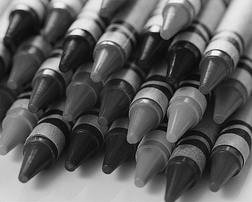
#> input picture photoDemosaic/images/crayons.bmp, 252 x 202 px, shrunk from 600 x 480 before the run
$ jupyter execute --allow-errors MP0.ipynb   (shell and % lines are left out)   (older library calls are emulated)
#> lines starting #> are read from the running program, lines starting #| are printed output that depends on the picture; long printed decimals are rounded
# MP0 : Image Demosaicing

Welcome to CS 543! This assignment is a warm-up assignment to get you back up working from the winter break! We will try to provide you an iPython Notebook (like this) for all the future assignments! The notebook will provide you some further instructions(implementation related mainly), in addition to the ones provided on class webpage.

### Import statements

The following cell is only for import statements. You can use any of the 3 : cv2, matplotlib or skimage for image i/o and other functions. We will provide you the names of the relevant functions for each module. __{For convenience provided at the end of the class assignment webpage}__

[cell 1]
import numpy as np
from scipy.ndimage.filters import convolve
import cv2
import matplotlib.image as mpimg
import matplotlib.pyplot as plt
import skimage
import scipy

### Reading the Mosaic Image

[cell 2]
def read_image(IMG_NAME):
#> called with IMG_NAME = 'crayons.bmp'
    IMG_NAME = r'images/'+ IMG_NAME
    print(IMG_NAME)
    img = cv2.imread(IMG_NAME,0)
#> img is the input picture: shape (202, 252); min 0, max 255, mean 92.4
    return img
def read_source(IMG_NAME):
    IMG_NAME = r'images/'+ IMG_NAME
    print("reading from origin image: " + IMG_NAME)
    img = cv2.imread(IMG_NAME,1)
    img = cv2.cvtColor(img,cv2.COLOR_BGR2RGB)
    return img

def save_image(img,name):
    img = cv2.cvtColor(img,cv2.COLOR_BGR2RGB)
    cv2.imwrite("reconstructed_"+name+".bmp", img)
    print(name+" saved!")

def show_image(img):
    plt.imshow(img)
    plt.show()

def second_show(img):
    plt.imshow((img * 255).astype(np.uint8))
    plt.show()

[cell 3]
IMG_NAME = 'crayons.bmp'
mosaic_img = read_image(IMG_NAME)# YOUR CODE HERE

[cell 4]
print(mosaic_img.shape)
#| (202, 252)
show_image(mosaic_img)

### Linear Interpolation

[cell 5]
### HINT : You might want to use filters

[cell 6]
# kernel = np.array([[[1,0,1],[0,0,0],[1,0,1]],[[0,1,0],[1,0,1],[0,1,0]],[[1,0,1],[0,0,0],[1,0,1]]])/4
kernel_G = np.asarray(
    [[0, 1, 0],
     [1, 4, 1],
     [0, 1, 0]]) / 4

kernel_RB = np.asarray(
    [[1, 2, 1],
     [2, 4, 2],
     [1, 2, 1]]) / 4
# kernel_green = np.array([[0,1,0],[1,0,1],[0,1,0]])
# kernel_blue = np.array([[1,0,1],[0,0,0],[1,0,1]])

[cell 7]
### HINT : For writing your kernels you might want to see the RGB Pattern provided on the website

[cell 8]
### HINT : To improve your kernels, you might want to use the squared difference
###        between your solution image and the original image

[cell 9]
def get_solution_image(image):
    masks = dict((color, np.zeros(image.shape)) for color in 'RGB')
    masks['R'][0::2, 0::2] = 1
    masks['G'][0::2, 1::2] = 1
    masks['G'][1::2, 0::2] = 1
    masks['B'][1::2, 1::2] = 1

    for color in 'RGB':
        masks[color] = masks[color].astype(bool)

    R = convolve(image * masks['R'], kernel_RB, mode='constant', cval=0)
    G = convolve(image * masks['G'], kernel_G, mode='constant', cval=0)
    B = convolve(image * masks['B'], kernel_RB, mode='constant', cval=0)
    return np.stack([R, G, B],axis=2)
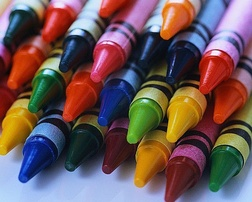
#> input picture photoDemosaic/images/crayons.jpg, 252 x 202 px, shrunk from 600 x 480 before the run
#> in read_source, img is the input picture: shape (202, 252, 3); mean B, G, R 87.5, 86.5, 109.2

[cell 10]
def compute_errors(soln_image, original_image):
    squre_diff = np.zeros((soln_image.shape[0], soln_image.shape[1]), dtype=np.float)
    soln_float = soln_image.astype(np.float64)
    origin_float = original_image.astype(np.float64)
    diff = np.square( np.absolute(np.subtract(soln_image,origin_float)) )
    diff = np.sum(diff, axis=2)
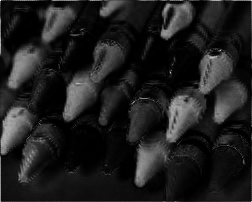
#> diff: shape (202, 252) float64; min 0, max 38762, mean 4762.9; drawn with min black and max white

    pp_err = np.sum(diff)/diff.size
#> pp_err = 4762.9
    max_err = diff.max()
#> max_err = 38762
    show_image(diff)
    # [13 lines of commented-out code are left out]

    '''
    Compute the Average and Maximum per-pixel error
    for the image.

    Also generate the map of pixel differences
    to visualize where the mistakes are made
    '''
    return pp_err, max_err

We provide you with 3 images to test if your solution works. Once it works, you should generate the solution for test image provided to you.

[cell 11]
mosaic_img = read_image('crayons.bmp')
soln_image = mosaic_img.copy()
soln_image = get_solution_image(mosaic_img)
show_image(soln_image)
save_image(soln_image, 'crayons')
original_image = read_source('crayons.jpg')
show_image(original_image)
# For sanity check display your solution image here
### YOUR CODE

[cell 12]
pp_err, max_err = compute_errors(soln_image, original_image)
#> pp_err = 4762.9; max_err = 38762
print("The average per-pixel error for crayons is: "+str(pp_err))
#| The average per-pixel error for crayons is: 4762.850
print("The maximum per-pixel error for crayons is: "+str(max_err))
#| The maximum per-pixel error for crayons is: 38762.0

[cell 13]
mosaic_img = read_image('iceberg.bmp')
#> call 3 of read_image, with IMG_NAME = 'iceberg.bmp'
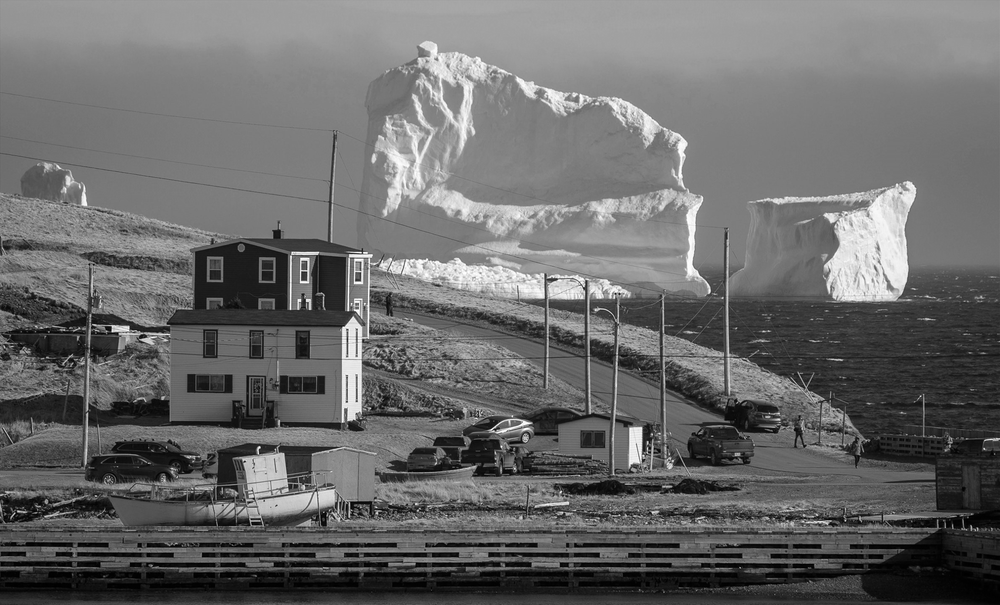
#> input picture photoDemosaic/images/iceberg.bmp, 1000 x 605 px, shrunk from 2382 x 1440 before the run
#> in read_image, img is the input picture: shape (605, 1000); min 0, max 255, mean 105.8
soln_image = get_solution_image(mosaic_img)
show_image(soln_image)
save_image(soln_image,'iceberg')
original_image = read_source('iceberg.jpg')
#> call 2 of read_source, with IMG_NAME = 'iceberg.jpg'
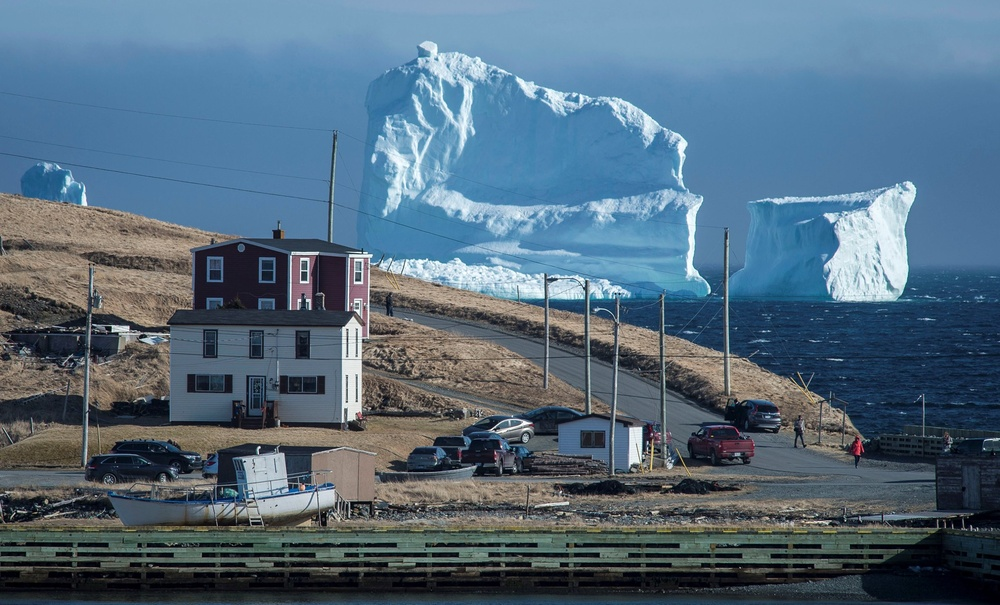
#> input picture photoDemosaic/images/iceberg.jpg, 1000 x 605 px, shrunk from 2382 x 1440 before the run
#> in read_source, img is the input picture: shape (605, 1000, 3); mean B, G, R 124.9, 107.1, 84.2
show_image(original_image)
# For sanity check display your solution image here
### YOUR CODE

[cell 14]
pp_err, max_err = compute_errors(soln_image, original_image)
#> in compute_errors (call 2), `diff = np.sum(diff, axis=2)`:
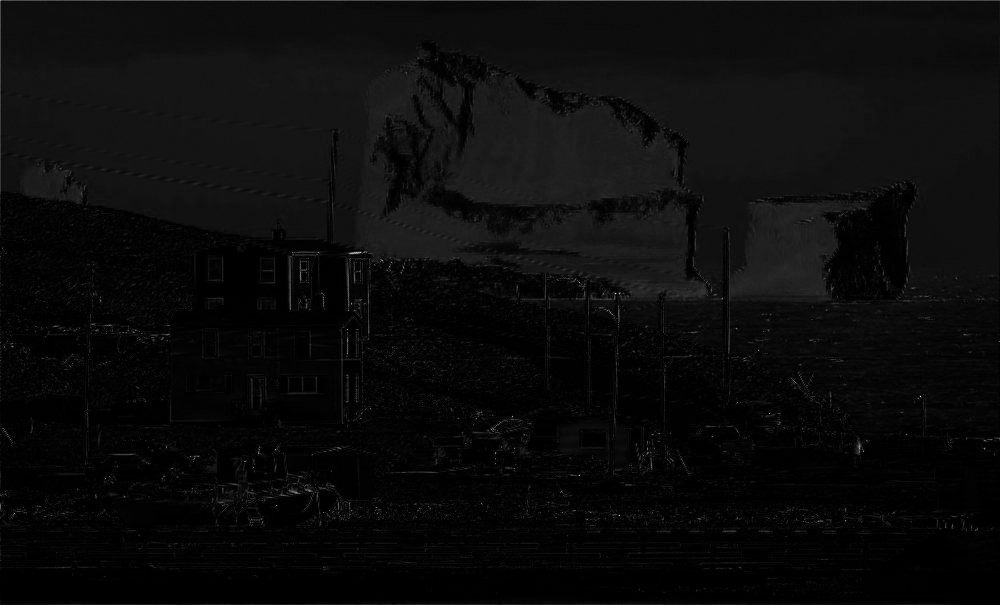
#> diff: shape (605, 1000) float64; min 0, max 47145, mean 2071.8; drawn with min black and max white
#> in compute_errors (call 2), `pp_err = np.sum(diff)/diff.size`: pp_err = 2071.8
#> in compute_errors (call 2), `max_err = diff.max()`: max_err = 47145
#> pp_err = 2071.8; max_err = 47145
print("The average per-pixel error for iceberg is: "+str(pp_err))
#| The average per-pixel error for iceberg is: 2071.753
print("The maximum per-pixel error for iceberg is: "+str(max_err))
#| The maximum per-pixel error for iceberg is: 47145.0

[cell 15]
mosaic_img = read_image('tony.bmp')
#> call 4 of read_image, with IMG_NAME = 'tony.bmp'
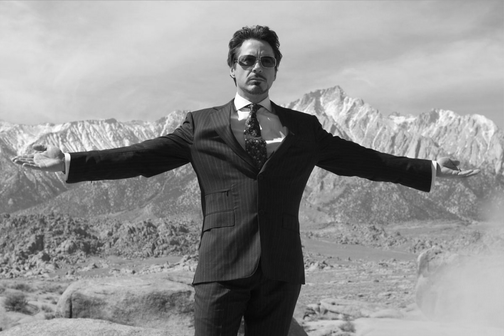
#> input picture photoDemosaic/images/tony.bmp, 504 x 336 px, shrunk from 1200 x 800 before the run
#> in read_image, img is the input picture: shape (336, 504); min 4, max 255, mean 146.1
soln_image = get_solution_image(mosaic_img)
show_image(soln_image)
save_image(soln_image,'tony')
original_image = read_source('tony.jpg')
#> call 3 of read_source, with IMG_NAME = 'tony.jpg'
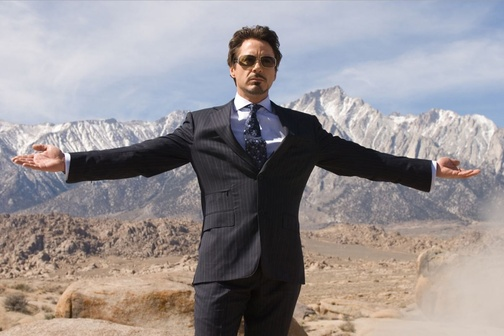
#> input picture photoDemosaic/images/tony.jpg, 504 x 336 px, shrunk from 1200 x 800 before the run
#> in read_source, img is the input picture: shape (336, 504, 3); mean B, G, R 146.1, 144.1, 150.1
show_image(original_image)
# For sanity check display your solution image here
### YOUR CODE

[cell 16]
pp_err, max_err = compute_errors(soln_image, original_image)
#> in compute_errors (call 3), `diff = np.sum(diff, axis=2)`:
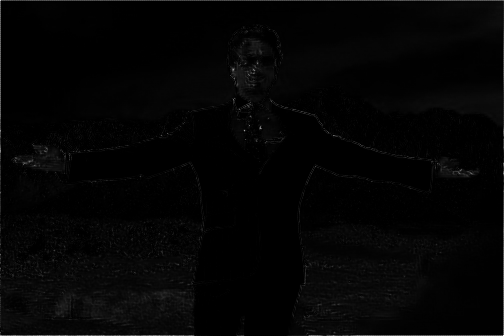
#> diff: shape (336, 504) float64; min 0, max 38041, mean 702.3; drawn with min black and max white
#> in compute_errors (call 3), `pp_err = np.sum(diff)/diff.size`: pp_err = 702.3
#> in compute_errors (call 3), `max_err = diff.max()`: max_err = 38041
#> pp_err = 702.3; max_err = 38041
print("The average per-pixel error for tony is: "+str(pp_err))
#| The average per-pixel error for tony is: 702.301
print("The maximum per-pixel error for tony is: "+str(max_err))
#| The maximum per-pixel error for tony is: 38041.0

[cell 17]
mosaic_img = read_image('hope.bmp')
#> (the rest of this cell did not finish here and is left out)

### Freeman's Method

For details of the freeman's method refer to the class assignment webpage.

__MAKE SURE YOU FINISH LINEAR INTERPOLATION BEFORE STARTING THIS PART!!!__

[cell 18]
def get_freeman_solution_image(mosaic_img):
    '''
    This function should return the freeman soln image.
    Feel free to write helper functions in the above cells
    as well as change the parameters of this function.

    HINT : Use the above get_solution_image function.
    '''
    ### YOUR CODE HERE ###
    ## BGR
    freeman_soln_image = get_solution_image(mosaic_img).astype(np.float64)
    R_sub_G = np.subtract(freeman_soln_image[:, :, 0], freeman_soln_image[:, :, 1])
    B_sub_G = np.subtract(freeman_soln_image[:, :, 2], freeman_soln_image[:, :, 1])
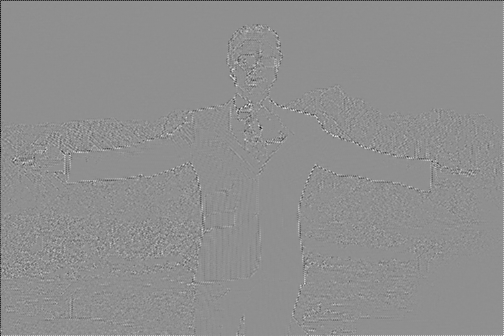
#> B_sub_G: shape (336, 504) float64; min -131, max 102, mean -0.3; drawn with min black and max white

    # print(R_sub_G)

    median_R_G = scipy.signal.medfilt2d(R_sub_G)
    median_B_G = scipy.signal.medfilt2d(B_sub_G)
    # print(median_R_G)

    freeman_soln_image[:, :, 0] = median_R_G + freeman_soln_image[:, :, 1]
    freeman_soln_image[:, :, 2] = median_B_G + freeman_soln_image[:, :, 1]


    return freeman_soln_image.astype(np.uint8)

[cell 19]
mosaic_img = read_image('tony.bmp')
soln_image = get_freeman_solution_image(mosaic_img)
show_image(soln_image)
save_image(soln_image,"freeman_tony")
original_image = read_source('tony.jpg')
show_image(original_image)
# For sanity check display your solution image here
### YOUR CODE

[cell 20]
pp_err, max_err = compute_errors(soln_image, original_image)
#> pp_err = 602.9; max_err = 65157
print("The average per-pixel error for tony is: "+str(pp_err))
#| The average per-pixel error for tony is: 602.866
print("The maximum per-pixel error for tony is: "+str(max_err))
#| The maximum per-pixel error for tony is: 65157.0

[cell 21]
### Feel free to play around with other images for Freeman's method above ###
mosaic_img = read_image('crayons.bmp')
soln_image = get_freeman_solution_image(mosaic_img)
#> in get_freeman_solution_image (call 2), `R_sub_G = np.subtract(freeman_soln_image[:, :, 0], freeman_soln_image[..`:
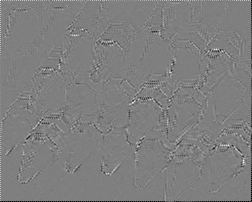
#> R_sub_G: shape (202, 252) float64; min -113, max 113, mean -0.4; drawn with min black and max white
show_image(soln_image)
save_image(soln_image,'freeman_crayons')
original_image = read_source('crayons.jpg')
show_image(original_image)
pp_err, max_err = compute_errors(soln_image, original_image)
#> pp_err = 4660.5; max_err = 65993
print("The average per-pixel error for tony is: "+str(pp_err))
#| The average per-pixel error for tony is: 4660.461
print("The maximum per-pixel error for tony is: "+str(max_err))
#| The maximum per-pixel error for tony is: 65993.0

[cell 22]
### Feel free to play around with other images for Freeman's method above ###
mosaic_img = read_image('iceberg.bmp')
soln_image = get_freeman_solution_image(mosaic_img)
show_image(soln_image)
save_image(soln_image,'freeman_iceberg')
original_image = read_source('iceberg.jpg')
show_image(original_image)
pp_err, max_err = compute_errors(soln_image, original_image)
#> pp_err = 2055.1; max_err = 129590
print("The average per-pixel error for tony is: "+str(pp_err))
#| The average per-pixel error for tony is: 2055.079
print("The maximum per-pixel error for tony is: "+str(max_err))
#| The maximum per-pixel error for tony is: 129590.0
